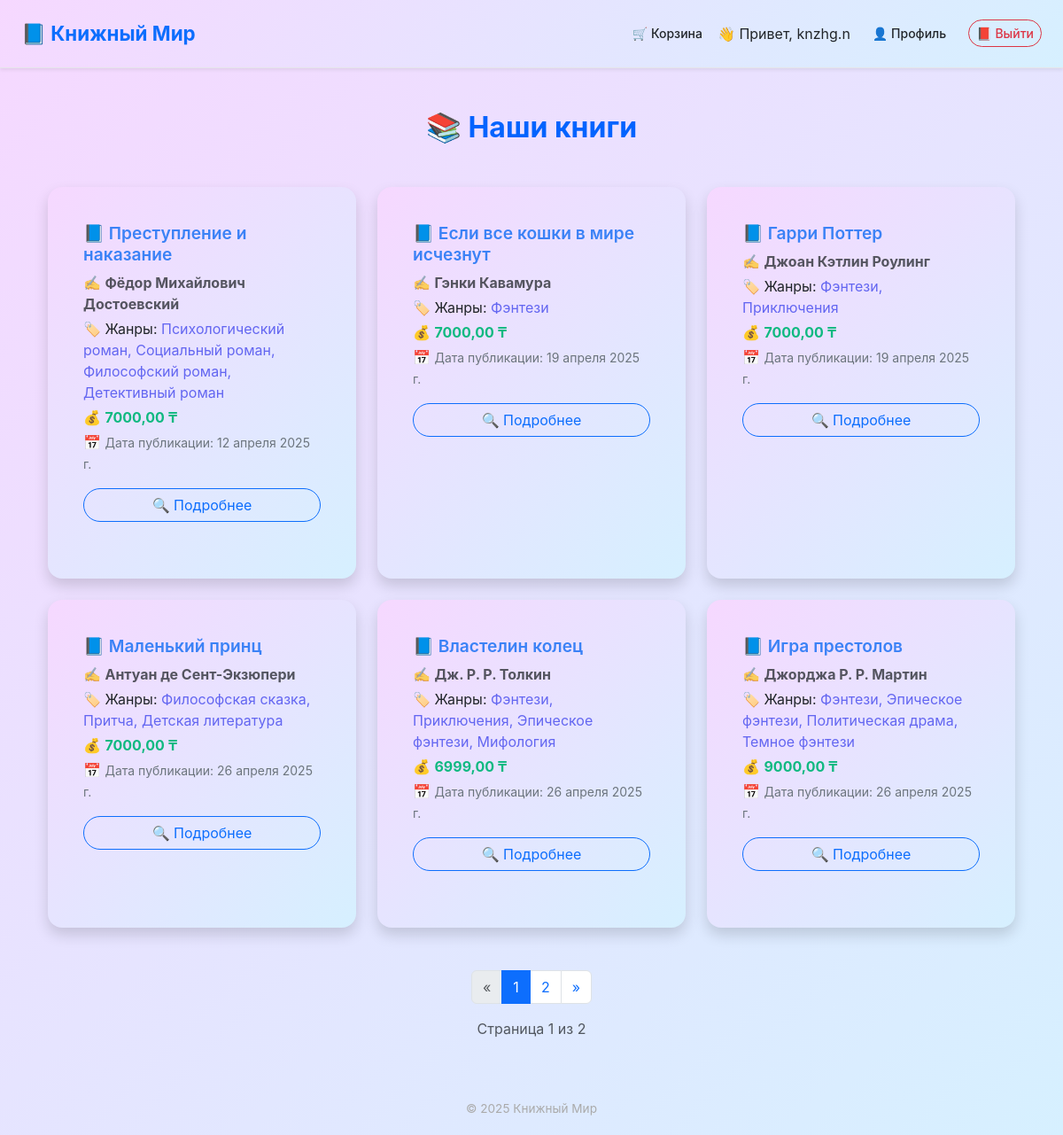
The app's page / (signed in) with its own data.
### shop/models.py (models this page shows, shortened)
class Book(models.Model):
    title = models.CharField(max_length=200)
    author = models.ForeignKey(Author, on_delete=models.CASCADE)
    genres = models.ManyToManyField(Genre)
    store = models.ForeignKey(Store, on_delete=models.SET_NULL, null=True, blank=True)
    price = models.DecimalField(max_digits=6, decimal_places=2)
    published_date = models.DateField()

class Author(models.Model):
    name = models.CharField(max_length=100)
    biography = models.TextField(blank=True)

class Genre(models.Model):
    name = models.CharField(max_length=50)
    def __str__(self):
        return self.name

### shop/views.py (the view)
# urls.py: path('', views.book_list, name='book_list'),
def book_list(request):
    books = Book.objects.all()
    paginator = Paginator(books, 6)  # Показывать по 6 книг на странице
    page_number = request.GET.get('page')
    page_obj = paginator.get_page(page_number)
    return render(request, 'shop/book_list.html', {'page_obj': page_obj})

### shop/templates/shop/book_list.html (shortened to what this page needs)
{% extends 'shop/base.html' %}
{% block content %}
<div class="container my-5">
  <h2 class="text-center fw-bold mb-5" style="color: #0363fe; font-size: 2rem;">
    📚 Наши книги
  </h2>
  {% if page_obj %}
  <div class="row row-cols-1 row-cols-md-2 row-cols-lg-3 g-4">
    {% for book in page_obj %}
    <div class="col">
      <div class="card h-100 shadow border-0 rounded-4">
        <div class="card-body">
          <h5 class="card-title fw-semibold mb-2">
            <a href="{% url 'book_detail' book.pk %}" class="text-decoration-none" style="color: #3b82f6;">
              📘 {{ book.title }}
            </a>
          </h5>
          <p class="text-muted mb-1">✍️ <strong>{{ book.author.name }}</strong></p>
          <p class="mb-1">🏷️ Жанры:
            <span style="color:#6366f1;">{{ book.genres.all|join:", " }}</span>
          </p>
          <p class="mb-1">💰 <strong style="color: #10b981;">{{ book.price }} ₸</strong></p>
          <p class="text-secondary mb-3">📅 <small>Дата публикации: {{ book.published_date }}</small></p>
          <a href="{% url 'book_detail' book.pk %}" class="btn btn-outline-primary w-100 rounded-pill">
            🔍 Подробнее
          </a>
        </div>
      </div>
    </div>
    {% endfor %}
  </div>
  <div class="d-flex justify-content-center mt-5">
    <nav aria-label="Page navigation example">
      <ul class="pagination">
        {% if page_obj.has_previous %}
          <li class="page-item">
            <a class="page-link" href="?page={{ page_obj.previous_page_number }}" aria-label="Previous">
              <span aria-hidden="true">&laquo;</span>
            </a>
          </li>
        {% else %}
          <li class="page-item disabled">
            <span class="page-link">&laquo;</span>
          </li>
        {% endif %}
        {% for num in page_obj.paginator.page_range %}
          {% if page_obj.number == num %}
            <li class="page-item active"><span class="page-link">{{ num }}</span></li>
          {% elif num > page_obj.number|add:'-3' and num < page_obj.number|add:'3' %}
            <li class="page-item"><a class="page-link" href="?page={{ num }}">{{ num }}</a></li>
          {% endif %}
        {% endfor %}
        {% if page_obj.has_next %}
          <li class="page-item">
            <a class="page-link" href="?page={{ page_obj.next_page_number }}" aria-label="Next">
              <span aria-hidden="true">&raquo;</span>
            </a>
          </li>
        {% else %}
          <li class="page-item disabled">
            <span class="page-link">&raquo;</span>
          </li>
        {% endif %}
      </ul>
    </nav>
  </div>
  <div class="text-center mb-4 text-muted" style="font-size: 1rem;">
    Страница {{ page_obj.number }} из {{ page_obj.paginator.num_pages }}
  </div>
  {% else %}
  <div class="alert alert-light text-center border mt-5 rounded-3 shadow-sm">
    🫥 Пока нет доступных книг.
  </div>
  {% endif %}
</div>
{% endblock %}

### shop/templates/shop/base.html (shortened to what this page needs)
{% load static %}
<!DOCTYPE html>
<html lang="ru">
<head>
<link rel="stylesheet" href="{% static 'css/styles.css' %}">
  <link href="https://cdn.jsdelivr.net/npm/bootstrap@5.3.0/dist/css/bootstrap.min.css" rel="stylesheet">
</head>
<body>
  <nav class="navbar navbar-expand-lg navbar-glass shadow-sm py-3 px-4">
    <a class="navbar-brand text-primary fw-bold" href="/">📘 Книжный Мир</a>
    <div class="ms-auto d-flex align-items-center gap-2">
      {% if user.is_authenticated %}
        <a href="{% url 'view_cart' %}" class="btn btn-outline-purple btn-sm">🛒 Корзина</a>
        <span class="text-dark">👋 Привет, {{ user.username }}</span>
        <a href="{% url 'profile' %}" class="btn btn-outline-purple btn-sm">👤 Профиль</a>
        <form method="post" action="{% url 'logout' %}" class="d-inline">
          <button type="submit" class="btn btn-outline-danger btn-sm">📕 Выйти</button>
        </form>
      {% else %}
        <a href="{% url 'login' %}" class="btn btn-outline-primary btn-sm">🔑 Вход</a>
        <a href="{% url 'signup' %}" class="btn btn-success btn-sm">📋 Регистрация</a>
      {% endif %}
    </div>
  </nav>
<div class="container mt-5">
  {% block content %}
  {% endblock %}
</div>
<footer class="mt-5">© 2025 Книжный Мир</footer>
</body>
</html>

### static/css/styles.css (style rules this page uses)
body { font-family: 'Poppins', sans-serif; background: linear-gradient(135deg, #f6d8ff, #d6f0ff); color: #222; margin: 0; padding: 0; }
.navbar { background: linear-gradient(135deg, #f6d8ff, #d6f0ff); box-shadow: 0 2px 12px rgba(0, 0, 0, 0.05); border-bottom: 2px solid #e0e0e0; }
.navbar-brand { font-weight: 700; font-size: 1.6rem; color: #ff6b6b; }
.navbar .btn { border-radius: 20px; font-weight: 500; margin-left: 0.5rem; transition: all 0.3s ease; }
.card { background: linear-gradient(135deg, #f6d8ff, #d6f0ff); border-radius: 20px; padding: 1.5rem; margin-bottom: 1.5rem; box-shadow: 0 10px 30px rgba(255, 107, 107, 0.12); transition: transform 0.2s; }
.card-title a { color: #ff6b6b; font-weight: 600; font-size: 1.2rem; text-decoration: none; }
.btn-outline-primary { border: 2px solid #ff6b6b; color: #ff6b6b; font-weight: 500; }
h2, h3 { color: #2c2c2c; font-weight: 600; }
footer { text-align: center; padding: 25px 0; font-size: 0.9rem; color: #666; }
a, button { transition: all 0.2s ease-in-out; }

### shop/templates/shop/base.html (style rules this page uses)
body { background-color: #f6f7fb; font-family: -apple-system, BlinkMacSystemFont, 'Segoe UI', Roboto, Helvetica, Arial, sans-serif; }
.navbar { background-color: #ffffff; border-bottom: 1px solid #e5e5ea; box-shadow: 0 2px 4px rgba(0,0,0,0.03); }
.navbar-brand { font-weight: 600; font-size: 1.4rem; color: #007aff; }
.btn { border-radius: 12px; }
footer { text-align: center; padding: 20px; font-size: 0.85rem; color: #aaa; }

### records on screen
Book: title "Преступление и наказание", author.name "Фёдор Михайлович Достоевский", genres.all "Психологический роман, Социальный роман, Философский роман, Детективный роман", price "7000,00", published_date "12 апреля 2025 г."
Book: title "Если все кошки в мире исчезнут", author.name "Гэнки Кавамура", genres.all "Фэнтези", price "7000,00", published_date "19 апреля 2025 г."
Book: title "Гарри Поттер", author.name "Джоан Кэтлин Роулинг", genres.all "Фэнтези, Приключения", price "7000,00", published_date "19 апреля 2025 г."
Book: title "Маленький принц", author.name "Антуан де Сент-Экзюпери", genres.all "Философская сказка, Притча, Детская литература", price "7000,00", published_date "26 апреля 2025 г."
Book: title "Властелин колец", author.name "Дж. Р. Р. Толкин", genres.all "Фэнтези, Приключения, Эпическое фэнтези, Мифология", price "6999,00", published_date "26 апреля 2025 г."
Book: title "Игра престолов", author.name "Джорджа Р. Р. Мартин", genres.all "Фэнтези, Эпическое фэнтези, Политическая драма, Темное фэнтези", price "9000,00", published_date "26 апреля 2025 г."

### other values on screen
{{ user.username }} "knzhg.n"
{{ num }} "1"
{{ num }} "2"
{{ page_obj.number }} "1"
{{ page_obj.paginator.num_pages }} "2"
